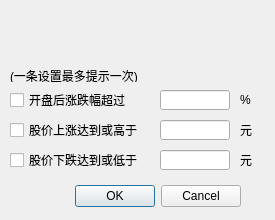
<?xml version="1.0" encoding="UTF-8"?>
<ui version="4.0">
 <class>StockRemindDialog</class>
 <widget class="QDialog" name="StockRemindDialog">
  <property name="geometry">
   <rect>
    <x>0</x>
    <y>0</y>
    <width>275</width>
    <height>220</height>
   </rect>
  </property>
  <property name="windowTitle">
   <string>Dialog</string>
  </property>
  <widget class="QDialogButtonBox" name="buttonBox">
   <property name="geometry">
    <rect>
     <x>20</x>
     <y>180</y>
     <width>221</width>
     <height>32</height>
    </rect>
   </property>
   <property name="styleSheet">
    <string notr="true">font: 25 10pt &quot;Microsoft YaHei&quot;;</string>
   </property>
   <property name="orientation">
    <enum>Qt::Horizontal</enum>
   </property>
   <property name="standardButtons">
    <set>QDialogButtonBox::Cancel|QDialogButtonBox::Ok</set>
   </property>
  </widget>
  <widget class="QCheckBox" name="checkBox_1">
   <property name="geometry">
    <rect>
     <x>10</x>
     <y>90</y>
     <width>150</width>
     <height>20</height>
    </rect>
   </property>
   <property name="styleSheet">
    <string notr="true">font: 25 10pt &quot;Microsoft YaHei&quot;;</string>
   </property>
   <property name="text">
    <string>开盘后涨跌幅超过</string>
   </property>
  </widget>
  <widget class="QCheckBox" name="checkBox_2">
   <property name="geometry">
    <rect>
     <x>10</x>
     <y>120</y>
     <width>150</width>
     <height>20</height>
    </rect>
   </property>
   <property name="styleSheet">
    <string notr="true">font: 25 10pt &quot;Microsoft YaHei&quot;;</string>
   </property>
   <property name="text">
    <string>股价上涨达到或高于</string>
   </property>
  </widget>
  <widget class="QCheckBox" name="checkBox_3">
   <property name="geometry">
    <rect>
     <x>10</x>
     <y>150</y>
     <width>150</width>
     <height>20</height>
    </rect>
   </property>
   <property name="styleSheet">
    <string notr="true">font: 25 10pt &quot;Microsoft YaHei&quot;;</string>
   </property>
   <property name="text">
    <string>股价下跌达到或低于</string>
   </property>
  </widget>
  <widget class="QLineEdit" name="lineEditRate">
   <property name="geometry">
    <rect>
     <x>160</x>
     <y>90</y>
     <width>70</width>
     <height>20</height>
    </rect>
   </property>
   <property name="styleSheet">
    <string notr="true">font: 25 10pt &quot;Microsoft YaHei&quot;;</string>
   </property>
  </widget>
  <widget class="QLineEdit" name="lineEditRise">
   <property name="geometry">
    <rect>
     <x>160</x>
     <y>120</y>
     <width>70</width>
     <height>20</height>
    </rect>
   </property>
   <property name="styleSheet">
    <string notr="true">font: 25 10pt &quot;Microsoft YaHei&quot;;</string>
   </property>
  </widget>
  <widget class="QLineEdit" name="lineEditFall">
   <property name="geometry">
    <rect>
     <x>160</x>
     <y>150</y>
     <width>70</width>
     <height>20</height>
    </rect>
   </property>
   <property name="styleSheet">
    <string notr="true">font: 25 10pt &quot;Microsoft YaHei&quot;;</string>
   </property>
  </widget>
  <widget class="QLabel" name="label_1">
   <property name="geometry">
    <rect>
     <x>240</x>
     <y>90</y>
     <width>54</width>
     <height>20</height>
    </rect>
   </property>
   <property name="styleSheet">
    <string notr="true">font: 25 10pt &quot;Microsoft YaHei&quot;;</string>
   </property>
   <property name="text">
    <string>%</string>
   </property>
  </widget>
  <widget class="QLabel" name="label_2">
   <property name="geometry">
    <rect>
     <x>240</x>
     <y>120</y>
     <width>54</width>
     <height>20</height>
    </rect>
   </property>
   <property name="styleSheet">
    <string notr="true">font: 25 10pt &quot;Microsoft YaHei&quot;;</string>
   </property>
   <property name="text">
    <string>元</string>
   </property>
  </widget>
  <widget class="QLabel" name="label_3">
   <property name="geometry">
    <rect>
     <x>240</x>
     <y>150</y>
     <width>54</width>
     <height>20</height>
    </rect>
   </property>
   <property name="styleSheet">
    <string notr="true">font: 25 10pt &quot;Microsoft YaHei&quot;;</string>
   </property>
   <property name="text">
    <string>元</string>
   </property>
  </widget>
  <widget class="QLabel" name="labelTitle">
   <property name="geometry">
    <rect>
     <x>20</x>
     <y>10</y>
     <width>180</width>
     <height>20</height>
    </rect>
   </property>
   <property name="styleSheet">
    <string notr="true">font: 25 12pt &quot;Microsoft YaHei&quot;;</string>
   </property>
   <property name="text">
    <string/>
   </property>
  </widget>
  <widget class="QLabel" name="labelInfo">
   <property name="geometry">
    <rect>
     <x>20</x>
     <y>40</y>
     <width>180</width>
     <height>20</height>
    </rect>
   </property>
   <property name="styleSheet">
    <string notr="true">font: 25 11pt &quot;Microsoft YaHei&quot;;</string>
   </property>
   <property name="text">
    <string/>
   </property>
  </widget>
  <widget class="QLabel" name="label">
   <property name="geometry">
    <rect>
     <x>10</x>
     <y>70</y>
     <width>150</width>
     <height>12</height>
    </rect>
   </property>
   <property name="text">
    <string>(一条设置最多提示一次)</string>
   </property>
  </widget>
 </widget>
 <resources/>
 <connections>
  <connection>
   <sender>buttonBox</sender>
   <signal>accepted()</signal>
   <receiver>StockRemindDialog</receiver>
   <slot>accept()</slot>
   <hints>
    <hint type="sourcelabel">
     <x>248</x>
     <y>254</y>
    </hint>
    <hint type="destinationlabel">
     <x>157</x>
     <y>274</y>
    </hint>
   </hints>
  </connection>
  <connection>
   <sender>buttonBox</sender>
   <signal>rejected()</signal>
   <receiver>StockRemindDialog</receiver>
   <slot>reject()</slot>
   <hints>
    <hint type="sourcelabel">
     <x>316</x>
     <y>260</y>
    </hint>
    <hint type="destinationlabel">
     <x>286</x>
     <y>274</y>
    </hint>
   </hints>
  </connection>
 </connections>
</ui>
